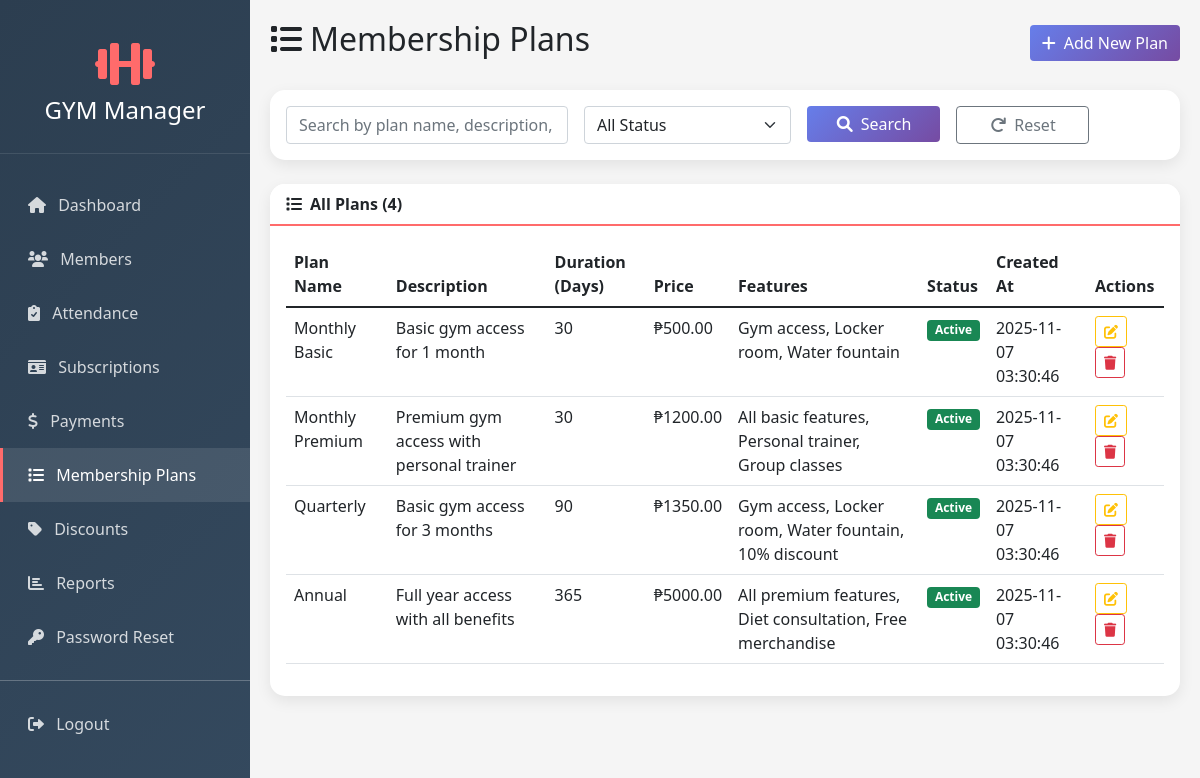
The page /admin/plans.php (signed in) on the database its author committed.
### tables this page shows
CREATE TABLE IF NOT EXISTS membership_plans (
    id INT PRIMARY KEY AUTO_INCREMENT,
    plan_name VARCHAR(100) NOT NULL,
    description TEXT,
    duration_days INT NOT NULL,
    price DECIMAL(10,2) NOT NULL,
    features TEXT,
    status ENUM('Active', 'Inactive') DEFAULT 'Active',
    created_at TIMESTAMP DEFAULT CURRENT_TIMESTAMP
);

### session.php (called while the page is built, shortened)
<?php
function isAdmin() {
    return isset($_SESSION['role']) && $_SESSION['role'] === 'admin';
}

### admin/plans.php (the view, shortened to what this page needs)
<?php
require_once '../session.php';
$db = new Database();
$conn = $db->connect();
$search = isset($_GET['search']) ? $_GET['search'] : '';
$query = "SELECT * FROM membership_plans WHERE 1=1";
$query .= " ORDER BY created_at DESC";
$stmt = $conn->query($query);
$plans = $stmt->fetchAll(PDO::FETCH_ASSOC);
?>
<!DOCTYPE html>
<html lang="en">
<head>
    <link href="https://cdn.jsdelivr.net/npm/bootstrap@5.1.3/dist/css/bootstrap.min.css" rel="stylesheet">
    <link href="https://cdnjs.cloudflare.com/ajax/libs/font-awesome/6.0.0/css/all.min.css" rel="stylesheet">
</head>
<body>
    <div class="sidebar">
        <div class="logo">
            <i class="fas fa-dumbbell"></i>
            <h4 class="mt-2">GYM Manager</h4>
        </div>
        <nav class="nav flex-column mt-4">
            <a class="nav-link" href="index.php">
                <i class="fas fa-home me-2"></i> Dashboard
            </a>
            <a class="nav-link" href="membership.php">
                <i class="fas fa-users me-2"></i> Members
            </a>
            <a class="nav-link" href="attendance.php">
                <i class="fas fa-clipboard-check me-2"></i> Attendance
            </a>
            <a class="nav-link" href="subscriptions.php">
                <i class="fas fa-id-card me-2"></i> Subscriptions
            </a>
            <a class="nav-link" href="payments.php">
                <i class="fas fa-dollar-sign me-2"></i> Payments
            </a>
            <a class="nav-link active" href="plans.php">
                <i class="fas fa-list me-2"></i> Membership Plans
            </a>
            <a class="nav-link" href="discounts.php">
                <i class="fas fa-tag me-2"></i> Discounts
            </a>
            <a class="nav-link" href="reports.php">
                <i class="fas fa-chart-bar me-2"></i> Reports
            </a>
            <?php if (isAdmin()): ?>
            <a class="nav-link" href="admin_reset.php">
                <i class="fas fa-key me-2"></i> Password Reset
            </a>
            <?php endif; ?>
            <hr style="border-color: rgba(255,255,255,0.2);">
            <a class="nav-link" href="../logout.php">
                <i class="fas fa-sign-out-alt me-2"></i> Logout
            </a>
        </nav>
    </div>
    <div class="main-content">
        <div class="d-flex justify-content-between align-items-center mb-4">
            <h2><i class="fas fa-list me-2"></i>Membership Plans</h2>
            <button class="btn btn-primary" data-bs-toggle="modal" data-bs-target="#addPlanModal">
                <i class="fas fa-plus me-2"></i>Add New Plan
            </button>
        </div>
        <div class="card mb-4">
            <div class="card-body">
                <form method="GET" class="row g-3">
                    <div class="col-md-4">
                        <input type="text" class="form-control" name="search" placeholder="Search by plan name, description, or features" value="<?php echo $search; ?>">
                    </div>
                    <div class="col-md-3">
                        <select class="form-select" name="status">
                            <option value="">All Status</option>
                        </select>
                    </div>
                    <div class="col-md-2">
                        <button type="submit" class="btn btn-primary w-100">
                            <i class="fas fa-search me-2"></i>Search
                        </button>
                    </div>
                    <div class="col-md-2">
                        <a href="plans.php" class="btn btn-outline-secondary w-100">
                            <i class="fas fa-redo me-2"></i>Reset
                        </a>
                    </div>
                </form>
            </div>
        </div>
        <div class="card">
            <div class="card-header"><i class="fas fa-list me-2"></i>All Plans (<?php echo count($plans); ?>)</div>
            <div class="card-body">
                <div class="table-responsive">
                    <table class="table table-hover">
                        <thead>
                            <tr>
                                <th>Plan Name</th>
                                <th>Description</th>
                                <th>Duration (Days)</th>
                                <th>Price</th>
                                <th>Features</th>
                                <th>Status</th>
                                <th>Created At</th>
                                <th>Actions</th>
                            </tr>
                        </thead>
                        <tbody>
                            <?php foreach ($plans as $plan): ?>
                            <tr>
                                <td><?php echo $plan['plan_name']; ?></td>
                                <td><?php echo $plan['description']; ?></td>
                                <td><?php echo $plan['duration_days']; ?></td>
                                <td>₱<?php echo $plan['price']; ?></td>
                                <td><?php echo $plan['features']; ?></td>
                                <td>
                                    <span class="badge <?php echo $plan['status']=='Active'?'bg-success':'bg-secondary'; ?>">
                                        <?php echo $plan['status']; ?>
                                    </span>
                                </td>
                                <td><?php echo $plan['created_at']; ?></td>
                                <td>
                                    <button class="btn btn-sm btn-outline-warning" onclick="editPlan(<?php echo $plan['id']; ?>)"><i class="fas fa-edit"></i></button>
                                    <button class="btn btn-sm btn-outline-danger" onclick="deletePlan(<?php echo $plan['id']; ?>)"><i class="fas fa-trash"></i></button>
                                </td>
                            </tr>
                            <?php endforeach; ?>
                        </tbody>
                    </table>
                </div>
            </div>
        </div>
    </div>
</body>
</html>

### admin/plans.php (style rules this page uses)
:root { --primary-color: #ff6b6b; --secondary-color: #4ecdc4; --dark-color: #2c3e50; }
body { font-family: 'Segoe UI', Tahoma, Geneva, Verdana, sans-serif; background-color: #f5f5f5; }
.sidebar { background: linear-gradient(135deg, var(--dark-color) 0%, #34495e 100%); min-height: 100vh; position: fixed; top: 0; left: 0; width: 250px; padding-top: 20px; color: white; }
.sidebar .logo { text-align: center; padding: 20px; border-bottom: 1px solid rgba(255,255,255,0.1); }
.sidebar .logo i { font-size: 3rem; color: var(--primary-color); }
.sidebar .nav-link { color: rgba(255,255,255,0.8); padding: 15px 25px; border-left: 3px solid transparent; transition: all 0.3s; }
.sidebar .nav-link:hover, .sidebar .nav-link.active { background: rgba(255,255,255,0.1); color: white; border-left-color: var(--primary-color); }
.main-content { margin-left: 250px; padding: 20px; }
.card { border: none; border-radius: 15px; box-shadow: 0 5px 15px rgba(0,0,0,0.08); }
.card-header { background: white; border-bottom: 2px solid var(--primary-color); font-weight: 600; border-radius: 15px 15px 0 0 !important; }
.btn-primary { background: linear-gradient(135deg, #667eea 0%, #764ba2 100%); border: none; }

### rows shown on the page
membership_plans: plan_name "Monthly Basic", description "Basic gym access for 1 month", duration_days "30", price "500.00", features "Gym access, Locker room, Water fountain", status "Active", created_at "2025-11-07 03:30:46"
membership_plans: plan_name "Monthly Premium", description "Premium gym access with personal trainer", duration_days "30", price "1200.00", features "All basic features, Personal trainer, Group classes", status "Active", created_at "2025-11-07 03:30:46"
membership_plans: plan_name "Quarterly", description "Basic gym access for 3 months", duration_days "90", price "1350.00", features "Gym access, Locker room, Water fountain, 10% discount", status "Active", created_at "2025-11-07 03:30:46"
membership_plans: plan_name "Annual", description "Full year access with all benefits", duration_days "365", price "5000.00", features "All premium features, Diet consultation, Free merchandise", status "Active", created_at "2025-11-07 03:30:46"

### other values the page prints
count($plans) "4"
